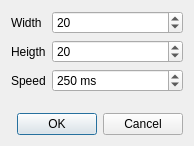
<?xml version="1.0" encoding="UTF-8"?>
<ui version="4.0">
 <class>NewGameDialog</class>
 <widget class="QDialog" name="NewGameDialog">
  <property name="geometry">
   <rect>
    <x>0</x>
    <y>0</y>
    <width>194</width>
    <height>146</height>
   </rect>
  </property>
  <property name="windowTitle">
   <string>New game</string>
  </property>
  <property name="windowIcon">
   <iconset resource="res.qrc">
    <normaloff>:/snake-icon.png</normaloff>:/snake-icon.png</iconset>
  </property>
  <layout class="QVBoxLayout" name="verticalLayout">
   <item>
    <layout class="QFormLayout" name="formLayout">
     <property name="fieldGrowthPolicy">
      <enum>QFormLayout::AllNonFixedFieldsGrow</enum>
     </property>
     <item row="0" column="0">
      <widget class="QLabel" name="widthLabel">
       <property name="text">
        <string>Width</string>
       </property>
      </widget>
     </item>
     <item row="0" column="1">
      <widget class="QSpinBox" name="widthSpinBox">
       <property name="minimum">
        <number>5</number>
       </property>
       <property name="maximum">
        <number>300</number>
       </property>
       <property name="value">
        <number>20</number>
       </property>
      </widget>
     </item>
     <item row="1" column="0">
      <widget class="QLabel" name="heigthLabel">
       <property name="text">
        <string>Heigth</string>
       </property>
      </widget>
     </item>
     <item row="1" column="1">
      <widget class="QSpinBox" name="heigthSpinBox">
       <property name="minimum">
        <number>5</number>
       </property>
       <property name="maximum">
        <number>300</number>
       </property>
       <property name="value">
        <number>20</number>
       </property>
      </widget>
     </item>
     <item row="2" column="0">
      <widget class="QLabel" name="speedLabel">
       <property name="text">
        <string>Speed</string>
       </property>
      </widget>
     </item>
     <item row="2" column="1">
      <widget class="QSpinBox" name="speedSpinBox">
       <property name="suffix">
        <string> ms</string>
       </property>
       <property name="minimum">
        <number>10</number>
       </property>
       <property name="maximum">
        <number>2000</number>
       </property>
       <property name="value">
        <number>250</number>
       </property>
      </widget>
     </item>
    </layout>
   </item>
   <item>
    <widget class="QDialogButtonBox" name="buttonBox">
     <property name="orientation">
      <enum>Qt::Horizontal</enum>
     </property>
     <property name="standardButtons">
      <set>QDialogButtonBox::Cancel|QDialogButtonBox::Ok</set>
     </property>
    </widget>
   </item>
  </layout>
 </widget>
 <resources>
  <include location="res.qrc"/>
 </resources>
 <connections>
  <connection>
   <sender>buttonBox</sender>
   <signal>accepted()</signal>
   <receiver>NewGameDialog</receiver>
   <slot>accept()</slot>
   <hints>
    <hint type="sourcelabel">
     <x>248</x>
     <y>254</y>
    </hint>
    <hint type="destinationlabel">
     <x>157</x>
     <y>274</y>
    </hint>
   </hints>
  </connection>
  <connection>
   <sender>buttonBox</sender>
   <signal>rejected()</signal>
   <receiver>NewGameDialog</receiver>
   <slot>reject()</slot>
   <hints>
    <hint type="sourcelabel">
     <x>316</x>
     <y>260</y>
    </hint>
    <hint type="destinationlabel">
     <x>286</x>
     <y>274</y>
    </hint>
   </hints>
  </connection>
 </connections>
</ui>
